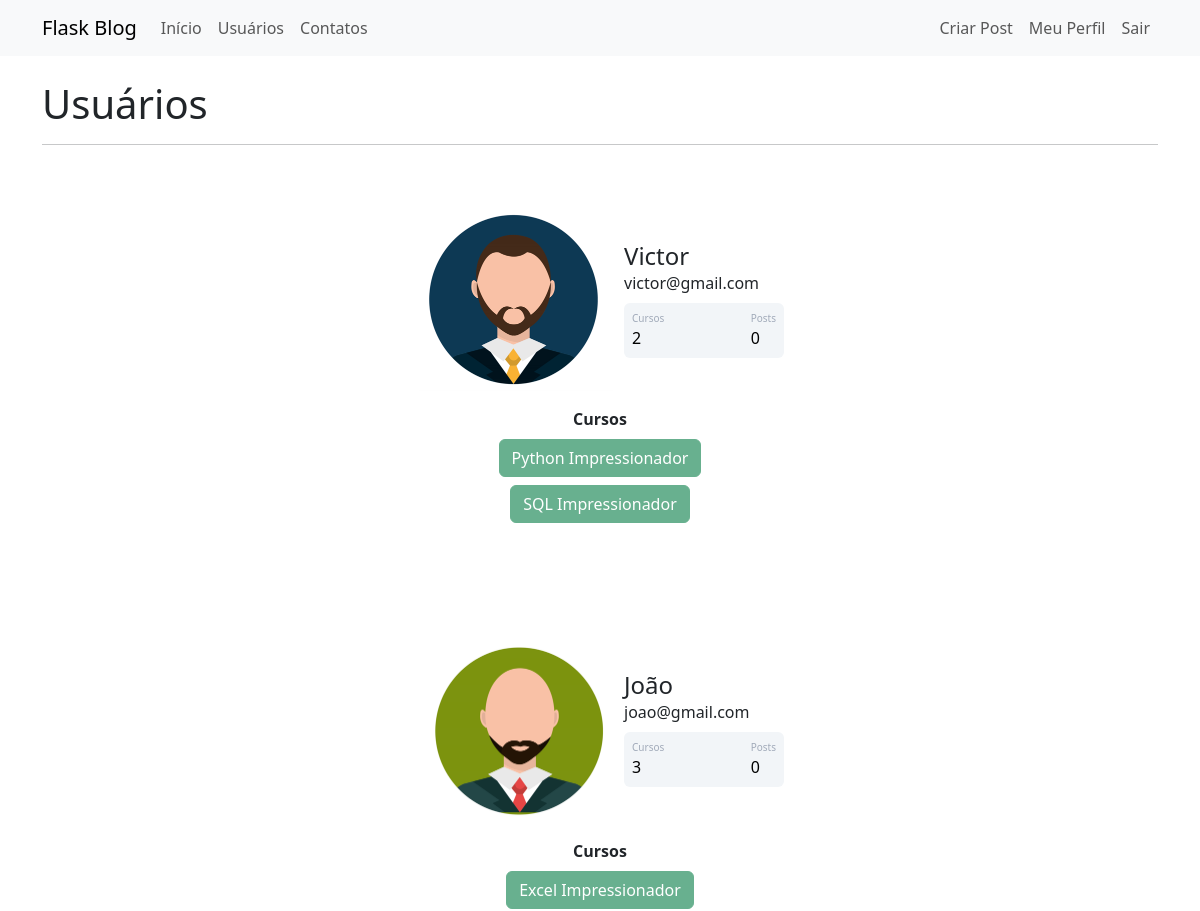
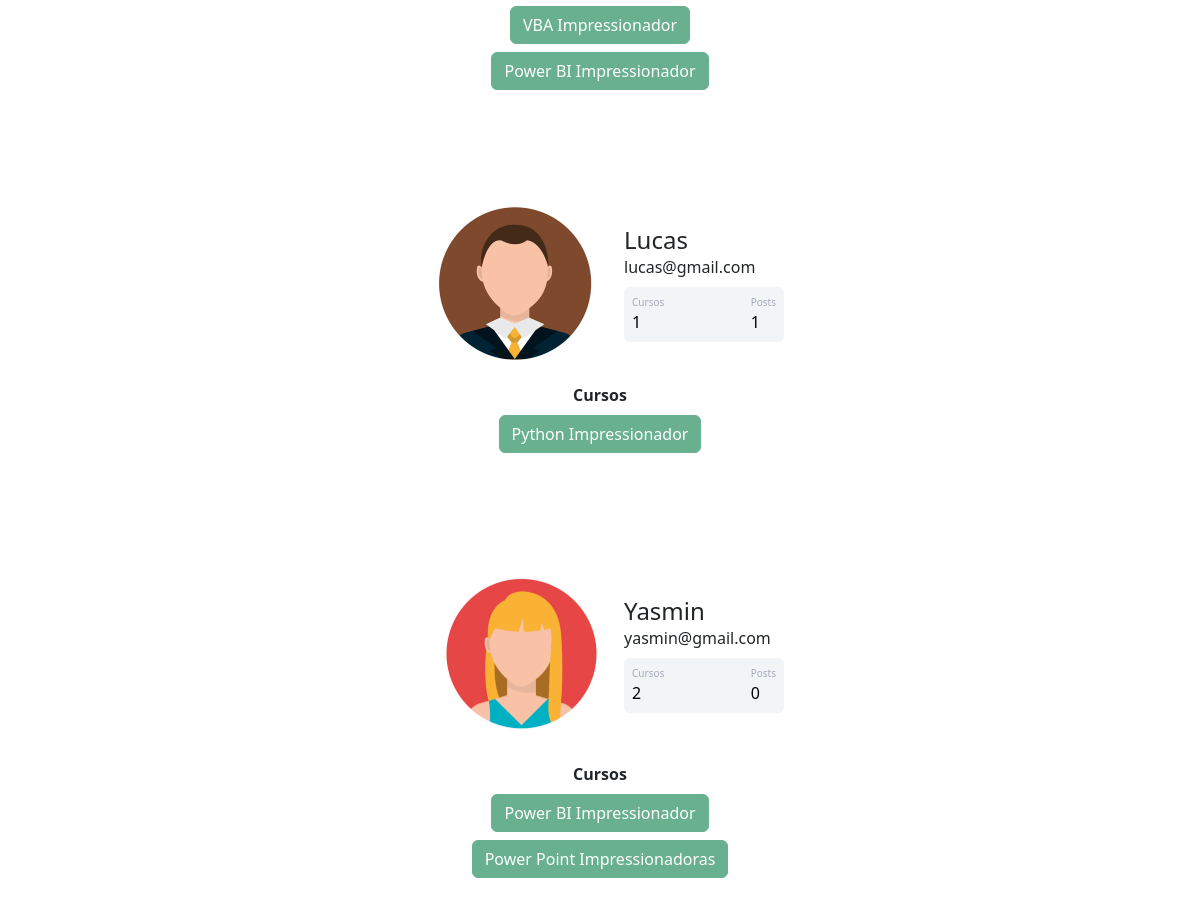
The app's page /usuarios (signed in) with its own data (2 pictures, top to bottom).
### webblog/models.py (models this page shows)
class Usuario(database.Model, UserMixin):
    id = database.Column(database.Integer, primary_key=True)
    username = database.Column(database.String, nullable=False)  # campo não pode ser vazio, preenchimento obrigatório
    email = database.Column(database.String, nullable=False, unique=True)  # campo deve ser único
    senha = database.Column(database.String, nullable=False)
    cursos = database.Column(database.String, nullable=False, default='Não informado')
    foto_perfil = database.Column(database.String, nullable=False, default='default.jpg')
    posts = database.relationship('Post', backref='autor', lazy=True)
    def contar_posts(self):
        return len(self.posts)  # retorna como resposta a quantidade que o usuário tem de posts

### webblog/routes.py (the view)
@app.route('/usuarios')
@login_required  # com isso, somente quem está logado terá acesso à página
def usuarios():
    lista_usuarios = Usuario.query.all()
    return render_template('usuarios.html', lista_usuarios=lista_usuarios)

### webblog/models.py (called while the page is built)
@login_manager.user_loader  # decorator para informar ao login manager que a função abaixo retorna o ID de usuario
def load_usuario(id_usuario):  # função para validação de usuário durante o login
    return Usuario.query.get(int(id_usuario))  # somente retornando a validação de ID do usuário, retornando o usuário

### webblog/templates/usuarios.html (shortened to what this page needs)
{% extends 'base.html' %}
{% block body %}
<div class="container">
    <br><h1>Usuários</h1>
    <hr>
    {% for usuario in lista_usuarios: %}
        <div class="container mt-5 d-flex justify-content-center">
            <div class="card p-3">
                <div class="d-flex align-items-center">
                    <div class="image pe-2">
                        <img src="{{ url_for('static', filename='fotos_perfil/{}'.format(usuario.foto_perfil)) }}" class="rounded" width="200" >
                    </div>
                    <div class="ml-3 w-100">
                        <h4 class="mb-0 mt-0">{{ usuario.username }}</h4>
                        <span>{{ usuario.email }}</span>
                        <div class="p-2 mt-2 bg-primary d-flex justify-content-between rounded text-white stats">
                            <div class="d-flex flex-column">
                                <span class="articles">Cursos</span>
                                <span class="number1">
                                    {% if 'Não informado' in usuario.cursos: %}
                                        {{ 0 }}
                                    {% else: %}
                                        {{ usuario.cursos.count(';') + 1 }}
                                    {% endif %}
                                </span>
                            </div>
                            <div class="d-flex flex-column">
                                <span class="rating">Posts</span>
                                <span class="number3"> {{ usuario.contar_posts() }}</span>
                            </div>
                        </div>
                    </div>
                </div>
            </div>
        </div>
        <div class="row justify-content-center">
            <div class="col col-4" style="text-align: center">
                <strong>Cursos</strong><br>
                {% for curso in usuario.cursos.split(';') %}
                    <button type="button" class="btn btn-success mt-2" disabled>{{ curso }}</button>
                {% endfor %}
                </div>
        </div>
    {% endfor %}
</div>
{% endblock %}

### webblog/static/main.css (style rules this page uses)
body { color: dark-gray; }
.card { width: 400px; border: none; border-radius: 10px; background-color: #fff; }
.stats { background: #f2f5f8 !important; color: #000 !important; }
.articles { font-size:10px; color: #a1aab9; }
.number1 { font-weight:500; }
.rating { font-size:10px; color: #a1aab9; }
.number3 { font-weight:500; }

### records on screen
Usuario: foto_perfil (picture), username "Victor", email "victor@gmail.com", cursos "2", contar_posts "0", curso "Python Impressionador" "SQL Impressionador"
Usuario: foto_perfil (picture), username "João", email "joao@gmail.com", cursos "3", contar_posts "0", curso "Excel Impressionador" "VBA Impressionador" "Power BI Impressionador"
Usuario: foto_perfil (picture), username "Lucas", email "lucas@gmail.com", cursos "1", contar_posts "1", cursos "Python Impressionador"
Usuario: foto_perfil (picture), username "Yasmin", email "yasmin@gmail.com", cursos "2", contar_posts "0", curso "Power BI Impressionador" "Power Point Impressionadoras"
